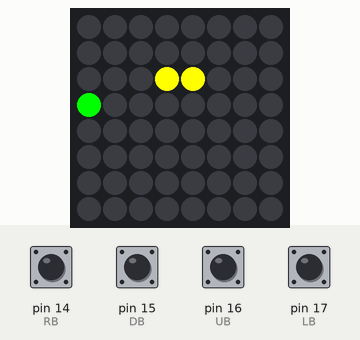
This sketch was run on a simulated Arduino Nano, built with avr-gcc and run on an emulated ATmega328P. Shown: 8×8 RGB LED matrix (first LED top left, wired row by row). The test bench sets the inputs (shaded band); at power-on: pin 14 (RB), pin 15 (DB), pin 16 (UB), pin 17 (LB) HIGH. Random numbers use the default seed unless the sketch sets one; what the sketch prints to the serial monitor is not drawn.

Above: at 1.2 s.
1.3 s: pin 15 (DB) pulled LOW for 0.15 s
At 1.9 s:
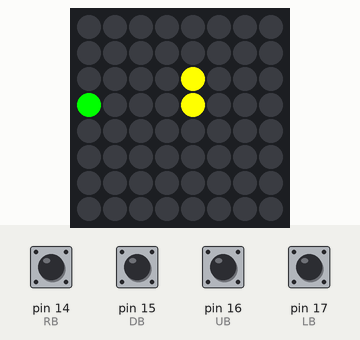
3.5 s: pin 14 (RB) pulled LOW for 0.15 s
At 3.8 s:
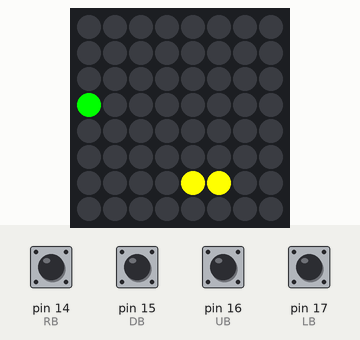
5.5 s: pin 16 (UB) pulled LOW for 0.15 s
At 6.75 s:
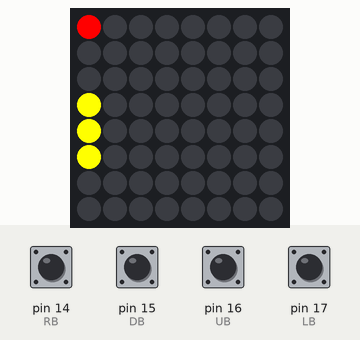
8.6 s: pin 17 (LB) pulled LOW for 0.15 s
At 9.0 s:
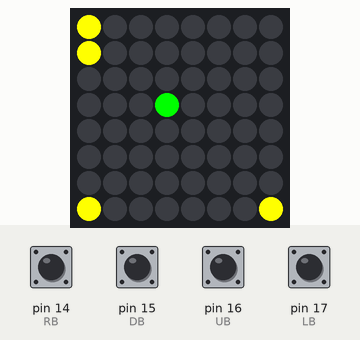
9.3 s: pin 15 (DB) pulled LOW for 1 s
At 9.8 s:
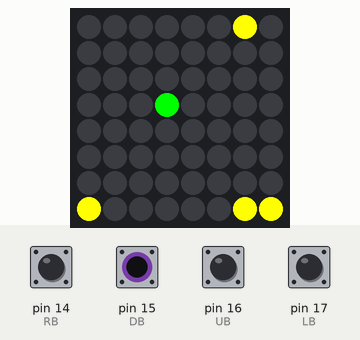
10.9 s: pin 14 (RB) pulled LOW for 1 s
At 11.4 s:
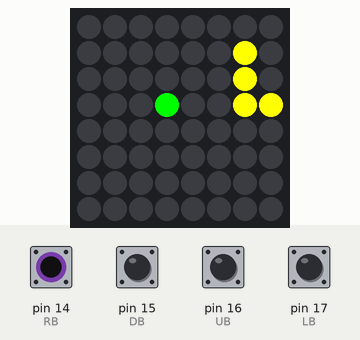
Timing chart, 0 to 13.5 s (numbered marks = the images above; inputs shaded):
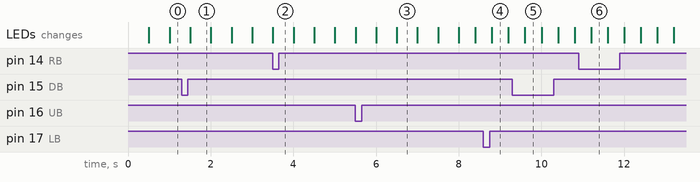

Measured:
- what the display in image 1 shows lasts 0.5 s, from 1.5 s to 2.0 s
- what the display in image 4 shows lasts 0.4 s, from 8.8 s to 9.2 s

The sketch:

arduino_8snake.ino
```cpp
/*************** 8snake ***************
 *          It's just snake
 *          Jon Wallace 2020
 */

#include "Adafruit_LEDBackpack.h"

Adafruit_BicolorMatrix matrix = Adafruit_BicolorMatrix();

// Controller buttons' pin numbers
// Has to be sequential because the debounce code is lazy, ¯\_(ツ)_/¯
#define RB (14)
#define DB (15)
#define UB (16)
#define LB (17)

// super simple rising edge and debounce detector
// Warning: only works if all 4 button pin numbers are sequential
uint8_t db[4] = {0};
void on_button(int pin, int debounce, void (*callback)(int8_t), const int8_t context)
{
  if (!digitalRead(pin)) {
    if (!db[pin%4]) {
      db[pin%4] = debounce;
      callback(context);
    }
  } else if (db[pin%4]) db[pin%4]--;
}

#define index(x, y) ((y)*8 + (x))
#define x(i) ((i) % 8)
#define y(i) ((i) / 8)
int8_t head = index(2,2);
// index is a pixel in the screen y*8+x
// The value given by snake[index]-1 is the index of the next snake pixel
// Sentinal value 0 means no snake part at that pixel
int8_t snake[8*8];
int8_t current_direction = 0;
unsigned long game_speed_ms = 500;

struct {
  uint8_t x;
  uint8_t y;
  uint8_t color;
} food;

uint8_t snake_color;

#define NORTH (1)
#define EAST  (2)
#define WEST  (-2)
#define SOUTH (-1)

#define GREEN_FOOD (8*8 + LED_GREEN)
#define RED_FOOD (8*8 + LED_RED)
#define YELLOW_FOOD (8*8 + LED_YELLOW)
#define SNAKE_BODY (1)
#define EMPTY (-1)

// Returns true if you can go in the requested direction
int8_t check(int8_t next)
{
  int8_t value = snake[next];
  if (value >= 0 && value < 8*8) return SNAKE_BODY;
  else return value;
}

void lose()
{
  for (int i = 0; i < 1000/100; i++) {
    snake_color = (i % 3) + 1;
    update_screen();
    delay(100);
  }
  setup();
}

int8_t next_head(int8_t direction)
{
  switch (direction) {
  case NORTH: return index(x(head), (8 + y(head) - 1) % 8); break;
  case SOUTH: return index(x(head), (8 + y(head) + 1) % 8); break;
  case EAST:  return index((8 + x(head) + 1) % 8, y(head)); break;
  case WEST:  return index((8 + x(head) - 1) % 8, y(head)); break;
  default:    return -1; break;
  }
}

void grow(int8_t next)
{
  snake[next] = head;
  head = next;
}

void shrink()
{
  int8_t last = head;
  for (int8_t i = head; snake[i] != -1; last = i, i = snake[i]);
  snake[last] = -1;
}

void move(int8_t next)
{
  switch (check(next))
  {
  case SNAKE_BODY: lose(); break;
  case RED_FOOD: game_speed_ms = game_speed_ms * 80 / 100; // fall thru
  case GREEN_FOOD: grow(next); new_food(next); break;
  case EMPTY: shrink(); grow(next); break;
  default: break;
  }
  update_screen();
}

// Button handler
void turn(int8_t direction)
{
  if (current_direction + direction != 0)
    current_direction = direction;
}

void update_screen()
{
  matrix.clear();
  matrix.drawPixel(food.x, food.y, food.color);
  draw_snake();
  matrix.writeDisplay();
}

void draw_snake()
{
  for (int i = head; ; i = snake[i]) {
    matrix.drawPixel(x(i), y(i), snake_color);
    if (snake[i] == -1) break;
  }
}

void new_food(int8_t next)
{
  int8_t proposal;
  do {
    food.x = random(8);
    food.y = random(8);
    proposal = index(food.x, food.y);
  } while (check(proposal) != EMPTY && proposal != next);
  food.color = random(100) > 10 ? LED_GREEN : LED_RED;
  snake[proposal] = 8*8 + food.color;
}

void setup()
{
  Serial.begin(115200);
  Serial.println("8snake!");

  pinMode(RB, INPUT_PULLUP);
  pinMode(DB, INPUT_PULLUP);
  pinMode(UB, INPUT_PULLUP);
  pinMode(LB, INPUT_PULLUP);

  // Screen setup
  matrix.begin(0x70);
  matrix.setBrightness(6);
  // My screen is soldered in the "1" direction
  matrix.setRotation(1);

  randomSeed(analogRead(A7));

  for (int i = 0; i < 8*8; i++) snake[i] = EMPTY;
  new_food(head);
  snake_color = LED_YELLOW;
  current_direction = random(2) ? SOUTH : EAST;
  update_screen();
}

void loop()
{
  if (millis() % game_speed_ms == 0) {
    move(next_head(current_direction));
  }
  // Polling loop
  on_button(UB, 25, turn, NORTH);
  on_button(DB, 25, turn, SOUTH);
  on_button(LB, 25, turn, WEST);
  on_button(RB, 25, turn, EAST);
}
```
